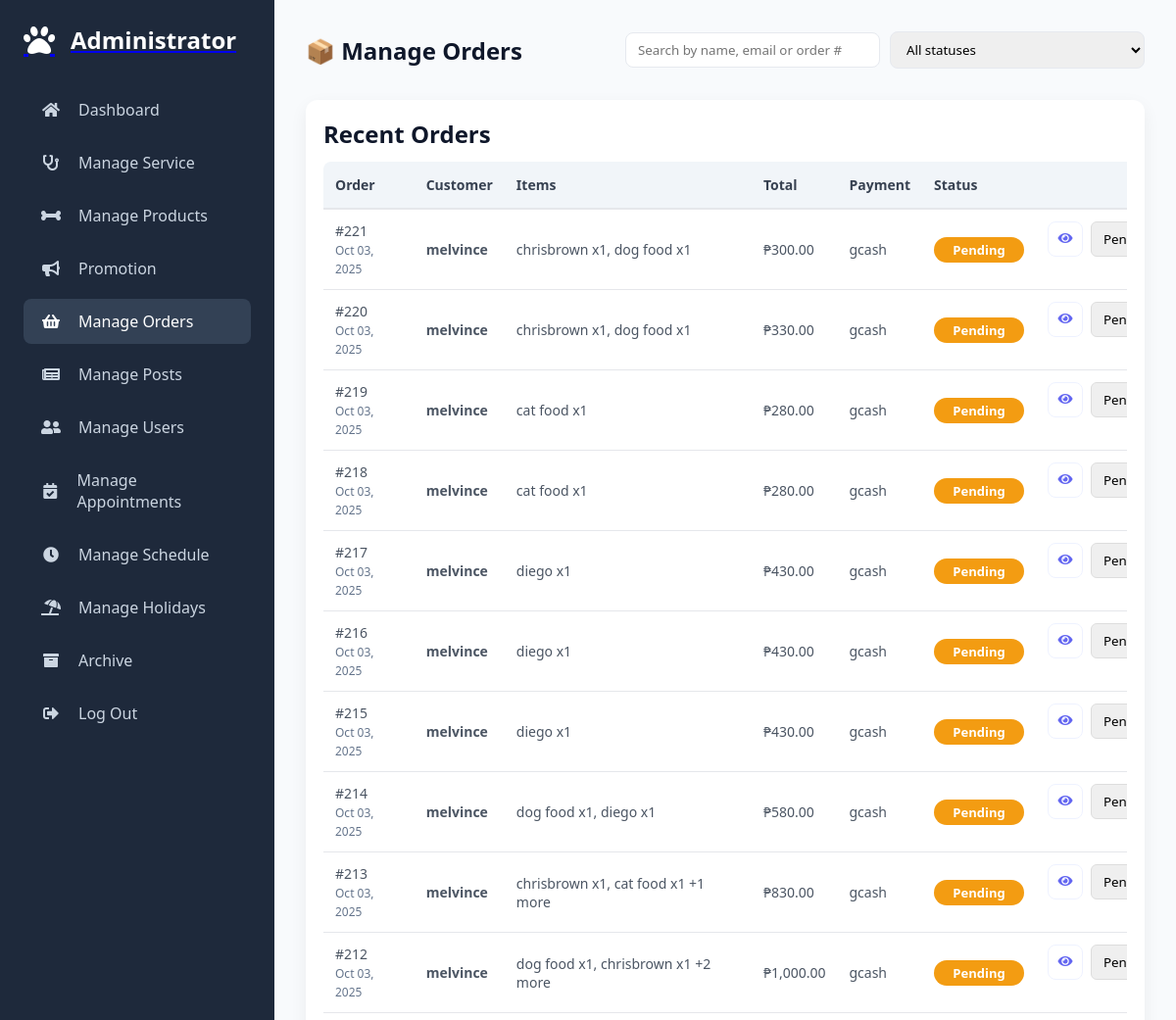
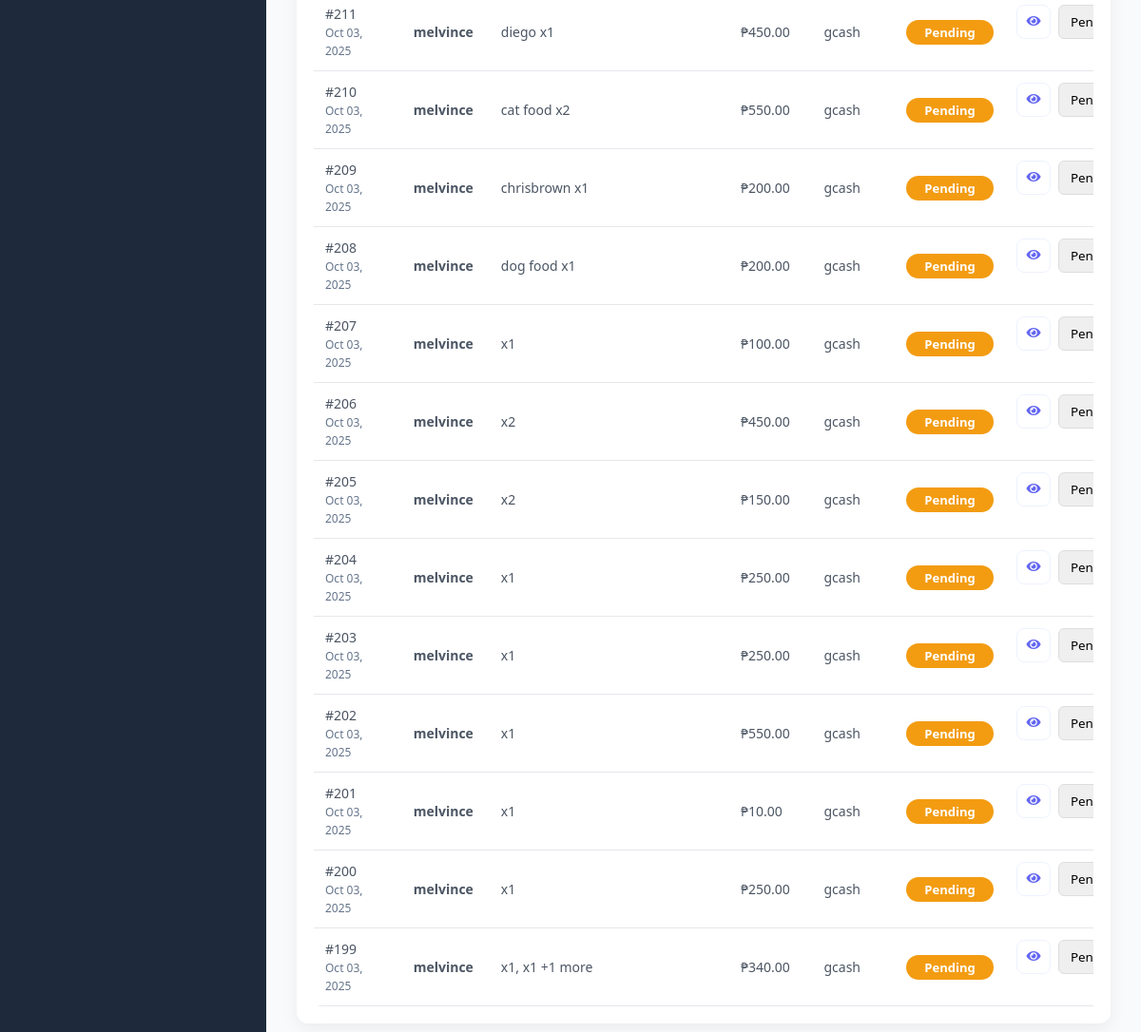
The app's page /admin/manage_orders.php (signed in) with its own data (2 pictures, top to bottom).
### tables this page shows
CREATE TABLE `orders` (
  `id` int(11) NOT NULL,
  `user_id` varchar(100) NOT NULL,
  `fullname` varchar(255) NOT NULL,
  `address` text NOT NULL,
  `phone` varchar(20) NOT NULL,
  `payment_method` varchar(50) NOT NULL,
  `total` decimal(10,2) NOT NULL,
  `shipping_fee` decimal(10,2) NOT NULL,
  `status` enum('pending','confirmed','shipped','delivered','cancelled') NOT NULL DEFAULT 'pending',
  `completed_at` timestamp NULL DEFAULT NULL,
  `created_at` timestamp NOT NULL DEFAULT current_timestamp()
);

### admin/manage_orders.php (the view, shortened to what this page needs)
<?php
require_once '../components/auth_admin.php';
$orders = $conn->query("
    SELECT * FROM orders
    WHERE status NOT IN ('delivered','cancelled')
    ORDER BY created_at DESC
")->fetchAll(PDO::FETCH_ASSOC);
?>
<!DOCTYPE html>
<html lang="en">
<head>
<link rel="stylesheet" href="./../assets/css/admin/manage_orders.css?v=<?php echo time(); ?>">
<link rel="stylesheet" href="./../assets/css/admin/admin_header.css?v=<?php echo time(); ?>">
<link rel="stylesheet" href="https://cdnjs.cloudflare.com/ajax/libs/font-awesome/5.15.4/css/all.min.css">
</head>
<body>
<?php include '../components/admin_header.php'; ?>
<div class="admin-main">
    <div class="header-row">
        <h1>📦 Manage Orders</h1>
        <div class="orders-filters">
            <input type="text" id="searchInput" class="search-input" placeholder="Search by name, email or order #">
            <select id="filterStatus" class="search-input">
                <option value="">All statuses</option>
            </select>
        </div>
    </div>
    <div class="card">
        <div class="card-header"><h2>Recent Orders</h2></div>
        <div class="table-container">
            <table class="orders-table" id="ordersTable">
                <thead>
                    <tr>
                        <th>Order</th>
                        <th>Customer</th>
                        <th>Items</th>
                        <th>Total</th>
                        <th>Payment</th>
                        <th>Status</th>
                        <th class="actions">Actions</th>
                    </tr>
                </thead>
                <tbody>
                    <?php if(count($orders) > 0): ?>
                        <?php foreach($orders as $o):
                            $stmt = $conn->prepare("SELECT oi.*, p.name, p.image FROM order_items oi LEFT JOIN product p ON oi.product_id = p.id WHERE oi.order_id = ?");
                            $stmt->execute([$o['id']]);
                            $items = $stmt->fetchAll(PDO::FETCH_ASSOC);
                            $items_json = htmlspecialchars(json_encode($items), ENT_QUOTES, 'UTF-8');
                        ?>
                        <tr data-order="<?= $o['id'] ?>"
                            data-items='<?= $items_json ?>'
                            data-fullname="<?= htmlspecialchars($o['fullname'], ENT_QUOTES) ?>"
                            data-email="<?= htmlspecialchars($o['email'] ?? '', ENT_QUOTES) ?>"
                            data-phone="<?= htmlspecialchars($o['phone'] ?? '', ENT_QUOTES) ?>"
                            data-address="<?= htmlspecialchars($o['address'] ?? '', ENT_QUOTES) ?>"
                            data-total="<?= number_format($o['total'],2) ?>"
                            data-payment="<?= htmlspecialchars($o['payment_method'] ?? '', ENT_QUOTES) ?>"
                            data-status="<?= htmlspecialchars($o['status'], ENT_QUOTES) ?>"
                            data-created="<?= date("M d, Y h:i A", strtotime($o['created_at'])) ?>"
                        >
                            <td>#<?= $o['id'] ?><br><span class="small"><?= date("M d, Y", strtotime($o['created_at'])) ?></span></td>
                            <td class="customer">
                                <div><strong><?= htmlspecialchars($o['fullname']); ?></strong></div>
                            </td>
                            <td class="items">
                                <?php
                                    $preview = [];
                                    foreach ($items as $it) $preview[] = htmlspecialchars($it['name']) . " x" . intval($it['quantity']);
                                    echo implode(", ", array_slice($preview,0,2));
                                    if(count($preview)>2) echo " +".(count($preview)-2)." more";
                                ?>
                            </td>
                            <td>₱<?= number_format($o['total'],2) ?></td>
                            <td><?= htmlspecialchars($o['payment_method'] ?? '') ?></td>
                            <td><span class="status-badge status <?= htmlspecialchars($o['status']) ?>"><?= htmlspecialchars($o['status']) ?></span></td>
                            <td class="actions">
                                <button class="action-icon btn-view" title="View" data-action="view"><i class="fas fa-eye"></i></button>
                                <select class="status-select" data-id="<?= $o['id'] ?>"
                                    <?= in_array($o['status'], ['delivered','cancelled'])?'disabled':'' ?>
                                    style="padding:6px 8px; border-radius:6px; border:1px solid #ddd;">
                                    <option value="pending" <?= $o['status']=='pending'?'selected':'' ?>>Pending</option>
                                </select>
                            </td>
                        </tr>
                        <?php endforeach; ?>
                    <?php else: ?>
                        <tr><td colspan="7" class="empty-state">No orders found</td></tr>
                    <?php endif; ?>
                </tbody>
            </table>
        </div>
    </div>
</div>
</body>
</html>

### assets/css/admin/manage_orders.css (style rules this page uses)
:root { --primary-color: #6366f1; --secondary-color: #4f46e5; --dark-bg: #1e293b; --light-bg: #f8fafc; --text-dark: #0f172a; --text-light: #64748b; --card-bg: #ffffff; --border-radius: 10px; --transition: all 0.3s ease; --success: #10b981; --pending: #f59e0b; --danger: #ef4444; --info: #3b82f6; }
* { margin: 0; padding: 0; box-sizing: border-box; font-family: 'Segoe UI', sans-serif; }
body { background: var(--light-bg); color: var(--text-dark); overflow-x: hidden; }
.admin-main { margin-left: 280px; flex: 1; padding: 2rem; transition: var(--transition); min-height: 100vh; }
.header-row { display: flex; justify-content: space-between; align-items: center; gap: 1rem; margin-bottom: 1.25rem; flex-wrap: wrap; }
.header-row h1 { font-size: 24px; color: var(--text-dark); margin: 0; }
.card { background: var(--card-bg); border-radius: 12px; padding: 18px; box-shadow: 0 6px 18px rgba(0,0,0,0.06); }
.table-container { width: 100%; overflow-x: auto; margin-top: 12px; }
table.orders-table { width: 100%; border-collapse: collapse; font-size: 14px; border-radius: 8px; overflow: hidden; min-width: 900px; }
.orders-table thead { background: #f1f5f9; text-align: left; }
.orders-table thead th { padding: 14px 12px; font-weight: 600; color: #374151; border-bottom: 2px solid #e5e7eb; white-space: nowrap; }
.orders-table tbody tr { border-bottom: 1px solid #e5e7eb; transition: background 0.15s ease; }
.orders-table tbody td { padding: 12px; vertical-align: middle; color: #4b5563; }
.small { font-size: 12px; color: var(--text-light); }
td.customer { max-width: 240px; white-space: normal; }
td.items { max-width: 260px; white-space: normal; color: #374151; }
.status-badge { display: inline-block; padding: 6px 10px; border-radius: 999px; font-weight: 600; font-size: 13px; color: #fff; text-align: center; min-width: 92px; }
td.actions { display: flex; justify-content: flex-end; gap: 8px; white-space: nowrap; }
.btn-view { background: #fff; color: var(--primary-color); border: 1px solid #e6e9ff; }
.action-icon { display: inline-flex; align-items: center; justify-content: center; width: 36px; height: 36px; border-radius: 8px; background: #fff; border: 1px solid #eef2ff; color: var(--primary-color); cursor: pointer; }
.orders-filters { display: flex; gap: 10px; align-items: center; flex-wrap: wrap; }
.search-input { padding: 8px 12px; border-radius: 8px; border: 1px solid #e6e9ef; min-width: 260px; }
.orders-table th.actions { text-align: right; padding-right: 10px; }
.status-badge { display: inline-block; padding: 4px 10px; border-radius: 20px; font-size: 13px; font-weight: 600; color: #fff; text-transform: capitalize; }
.status-badge.pending { background: #f39c12; }

### assets/css/admin/admin_header.css (style rules this page uses)
:root { --primary-color: #6366f1; --secondary-color: #4f46e5; --dark-bg: #1e293b; --light-bg: #f8fafc; --text-dark: #0f172a; --text-light: #64748b; --card-bg: #ffffff; --border-radius: 10px; --transition: all 0.3s ease; }
* { margin: 0; padding: 0; box-sizing: border-box; font-family: 'Segoe UI', sans-serif; }
body { background: var(--light-bg); color: var(--text-dark); overflow-x: hidden; }
.admin-main { margin-left: 280px; flex: 1; padding: 2rem; transition: var(--transition); }
.header-row { display: flex; justify-content: space-between; align-items: center; margin-bottom: 2rem; flex-wrap: wrap; gap: 1rem; }
h1 { font-size: 2rem; font-weight: 600; color: var(--text-dark); }

### records on screen
orders: id "221", created_at "Oct 03, 2025", fullname "melvince", preview "chrisbrown x1, dog food x1", total "300.00", payment_method "gcash", status "Pending", status+id "Pending"
orders: id "220", created_at "Oct 03, 2025", fullname "melvince", preview "chrisbrown x1, dog food x1", total "330.00", payment_method "gcash", status "Pending", status+id "Pending"
orders: id "219", created_at "Oct 03, 2025", fullname "melvince", preview "cat food x1", total "280.00", payment_method "gcash", status "Pending", status+id "Pending"
orders: id "218", created_at "Oct 03, 2025", fullname "melvince", preview "cat food x1", total "280.00", payment_method "gcash", status "Pending", status+id "Pending"
orders: id "217", created_at "Oct 03, 2025", fullname "melvince", preview "diego x1", total "430.00", payment_method "gcash", status "Pending", status+id "Pending"
orders: id "216", created_at "Oct 03, 2025", fullname "melvince", preview "diego x1", total "430.00", payment_method "gcash", status "Pending", status+id "Pending"
orders: id "215", created_at "Oct 03, 2025", fullname "melvince", preview "diego x1", total "430.00", payment_method "gcash", status "Pending", status+id "Pending"
orders: id "214", created_at "Oct 03, 2025", fullname "melvince", preview "dog food x1, diego x1", total "580.00", payment_method "gcash", status "Pending", status+id "Pending"
orders: id "213", created_at "Oct 03, 2025", fullname "melvince", preview "chrisbrown x1, cat food x1", count($preview)-2 "1", total "830.00", payment_method "gcash", status "Pending", status+id "Pending"
orders: id "212", created_at "Oct 03, 2025", fullname "melvince", preview "dog food x1, chrisbrown x1", count($preview)-2 "2", total "1,000.00", payment_method "gcash", status "Pending", status+id "Pending"
orders: id "211", created_at "Oct 03, 2025", fullname "melvince", preview "diego x1", total "450.00", payment_method "gcash", status "Pending", status+id "Pending"
orders: id "210", created_at "Oct 03, 2025", fullname "melvince", preview "cat food x2", total "550.00", payment_method "gcash", status "Pending", status+id "Pending"
orders: id "209", created_at "Oct 03, 2025", fullname "melvince", preview "chrisbrown x1", total "200.00", payment_method "gcash", status "Pending", status+id "Pending"
orders: id "208", created_at "Oct 03, 2025", fullname "melvince", preview "dog food x1", total "200.00", payment_method "gcash", status "Pending", status+id "Pending"
orders: id "207", created_at "Oct 03, 2025", fullname "melvince", preview "x1", total "100.00", payment_method "gcash", status "Pending", status+id "Pending"
orders: id "206", created_at "Oct 03, 2025", fullname "melvince", preview "x2", total "450.00", payment_method "gcash", status "Pending", status+id "Pending"
orders: id "205", created_at "Oct 03, 2025", fullname "melvince", preview "x2", total "150.00", payment_method "gcash", status "Pending", status+id "Pending"
orders: id "204", created_at "Oct 03, 2025", fullname "melvince", preview "x1", total "250.00", payment_method "gcash", status "Pending", status+id "Pending"
orders: id "203", created_at "Oct 03, 2025", fullname "melvince", preview "x1", total "250.00", payment_method "gcash", status "Pending", status+id "Pending"
orders: id "202", created_at "Oct 03, 2025", fullname "melvince", preview "x1", total "550.00", payment_method "gcash", status "Pending", status+id "Pending"
orders: id "201", created_at "Oct 03, 2025", fullname "melvince", preview "x1", total "10.00", payment_method "gcash", status "Pending", status+id "Pending"
orders: id "200", created_at "Oct 03, 2025", fullname "melvince", preview "x1", total "250.00", payment_method "gcash", status "Pending", status+id "Pending"
orders: id "199", created_at "Oct 03, 2025", fullname "melvince", preview "x1, x1", count($preview)-2 "1", total "340.00", payment_method "gcash", status "Pending", status+id "Pending"
